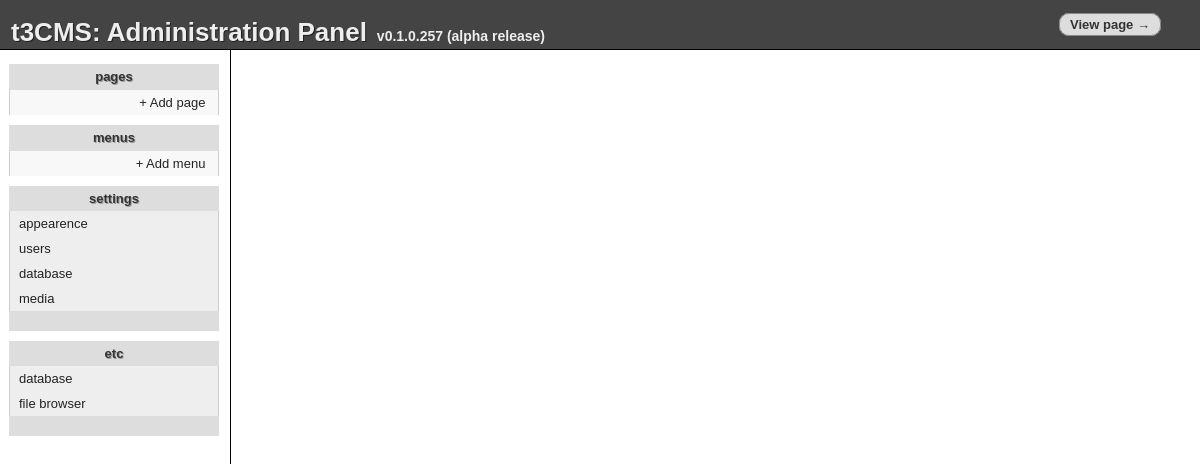
The app's page /admin.php, older data.
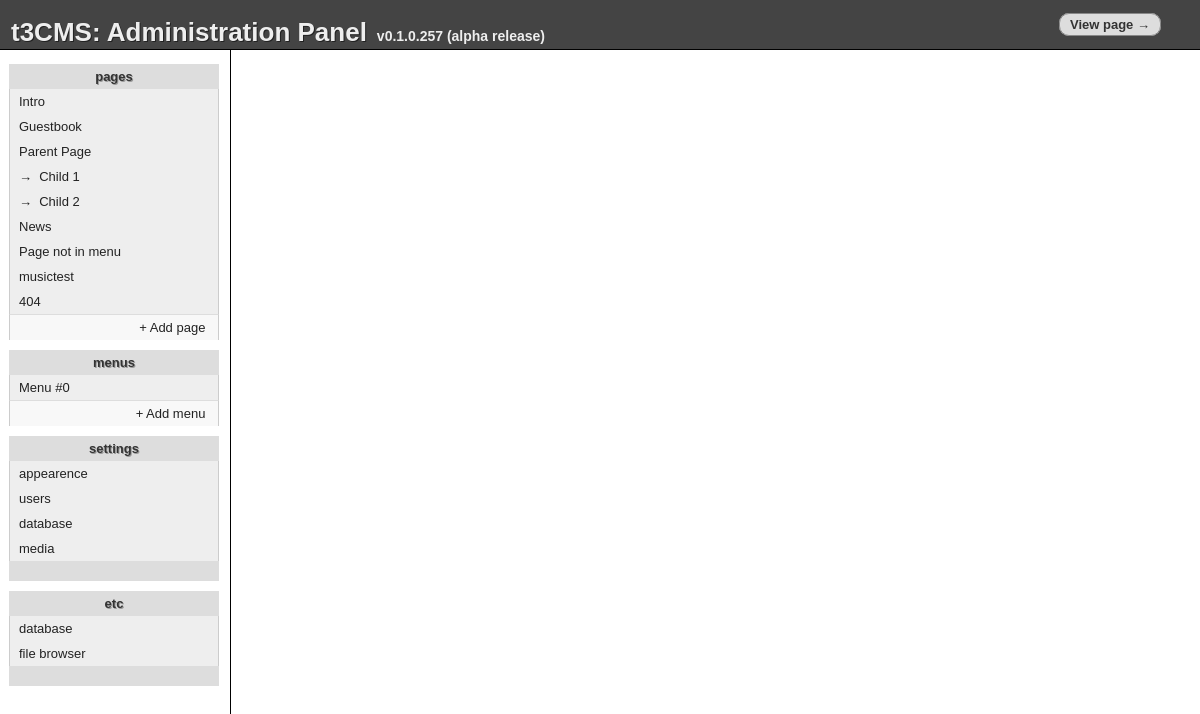
The same page, newer data.
### tables this page shows
CREATE TABLE "sora_pages" ("id" INTEGER PRIMARY KEY  NOT NULL ,"name" TEXT,"type" TEXT,"content" TEXT,"title" TEXT,"sub" TEXT DEFAULT _ , "special" INTEGER DEFAULT 0);

CREATE TABLE "sora_menus" ("id" INTEGER PRIMARY KEY  AUTOINCREMENT  NOT NULL , "menu" INTEGER NOT NULL  DEFAULT 0, "label" TEXT, "type" TEXT DEFAULT page, "link" TEXT, "sorting" INTEGER DEFAULT 0);

### inc/inc.settings.php (called while the page is built)
<?php
$_S['pageName'] = 't3cmsTestAlpha';
$_S['pageRoot'] = 'http://tofu3.ath.cx/t3cms/';
$_S['dbType'] = 'sqlite';
$_S['dbName'] = '';
$_S['dbPath'] = 'db/alpha.db';
$_S['dbUser'] = '';
$_S['dbPass'] = '';
$_S['dbPrfix'] = 'sora_';
$_S['dbConnectionString'] = $_S['dbType'].':'.$_S['dbPath'];
?>

### inc/inc.db.php (called while the page is built, shortened)
<?php
 $_DBp = $_S['dbPrfix'];
?>

### inc/inc.admin.php (the view, shortened to what this page needs)
<?php
 include_once('inc/inc.settings.php');
 include_once('inc/inc.db.php');
 function a_do_pages($sub = '_', $lvl = 0){
    global $_DB, $_DBp;
    $active_page = $_GET['page'];
    foreach ($_DB->query("SELECT * FROM {$_DBp}pages where sub='$sub' ORDER BY special,id") as $r){
        $spacing = str_repeat('&rarr;&nbsp;&nbsp;',$lvl);
        $active = $active_page==$r['name']?' active':'';
        print "   <a href=\"?edit=page&page={$r['name']}\" class=\"$active\">$spacing{$r['title']}</a>\n";
        a_do_pages($r['name'], $lvl+1);
    }
 }
 function a_do_menus(){
    global $_DB, $_DBp;
	$a = array();
    foreach ($_DB->query("SELECT * FROM {$_DBp}menus") as $r){
		if (! in_array($r['menu'],$a)){
			print "   <a href=\"?edit=menu&menu={$r['menu']}\">Menu #{$r['menu']}</a>\n";
			$a[] = $r['menu'];
		}
    }
 }
?>

### admin.php (shortened to what this page needs)
<?php
 include_once("inc/inc.admin.php");
?>
<html>
 <head>
  <link rel="stylesheet" href="etc/admin.css" type="text/css" />
 </head>
 <body onload="init_mce('full')">
  <table id="tcont" cellspacing="0" border="0">
   <tr>
    <td id="thead" colspan="2">
     <table style="width:100%;height:100%;" cellspacing="0" cellpadding="0">
      <tr>
       <td style="vertical-align:bottom"><h1>t3CMS: Administration Panel</h1><h2>v0.1.0.257 (alpha release)</h2></td>
       <td width="140" style="vertical-align:middle;"><a href="." class="butlink" style="margin-right:16px">View page &rarr;</a></td>
      </tr>
     </table>
    </td>
   </tr>
   <tr>
    <td id="tmenu">
     <div>
      <b>pages</b>
<?php a_do_pages() ?>
      <a class="add" href="?edit=page&page=_new&tab=add">+ Add page&nbsp;</a>
      <b>menus</b>
<?php a_do_menus() ?>
      <a class="add" href="?edit=menu&menu=_new&tab=add">+ Add menu&nbsp;</a>
      <b>settings</b>
      <a href="?edit=setting&setting=appearence">appearence</a>
      <a href="?edit=setting&setting=users">users</a>
      <a href="?edit=setting&setting=database">database</a>
      <a href="?edit=setting&setting=appearence">media</a>
      <b class="end">&nbsp;</b>
      <b>etc</b>
      <a href="?special=database">database</a>
      <a href="?special=filebrowser">file browser</a>
      <b class="end">&nbsp;</b>
     </div>
    </td>
    <td id="tmain">
    </td>
   </tr>
  </table>
 </body>
</html>

### etc/admin.css (style rules this page uses)
html,body { width:100%;height:100%;margin:0px }
* { font-family:sans-serif; font-size: 13px }
#tcont { width:100%;height:100%; }
#thead { height: 50px;border-bottom: 1px black solid; background-color: #444 }
#thead h1 { margin:0px;margin-left: 10px; color: #eee;font-size:26px; text-shadow: #222 1px 1px;display:inline }
#thead h2 { margin:0px;font-size:14px;color:#eee;display:inline;margin-left:10px }
#thead table tr td { vertical-align: middle }
#tmenu { width:220px; padding: 5px; padding-top:0px; vertical-align: top; border-right: 1px black solid; font-family: sans-serif; font-size: 13px }
#tmenu a { color: #222; text-decoration: none; display: block; width: 190px; background: #eee; padding: 5 9 5 9px; border: 1px #ccc solid; border-width: 0 1 0 1px }
#tmenu a.add { border-top: 1px #ddd solid; background: #f8f8f8; text-align: right; border-radius: 0 0 10 10px; -moz-border-radius: 0 0 10 10px }
#tmenu b { margin-top: 10px; color:#333; background: #ddd; text-align: center; display: block; width: 210px; padding: 5 0 5 0px; text-shadow: #999 1px 1px; border-radius: 10 10 0 0px; -moz-border-radius: 10 10 0 0px }
#tmenu b.end { border-radius: 0 0 10 10px; -moz-border-radius: 0 0 10 10px; margin-top: 0px; height: 10px; }
#tmenu div { padding:4px;overflow:hidden }
.butlink { display:inline; padding:3px; margin: 0px; padding-left: 10px; padding-right: 10px; -moz-border-radius: 10px; border-radius: 10px; border: 1px #888 solid; background: #ddd; color: #333; text-align: center; font-weight: bold; font-size: small; text-decoration: none; }

Row changes from the older to the newer data that the page shows:
added sora_pages: title "Intro", shown under "v0.1.0.257 (alpha release)"
added sora_pages: title "Guestbook", shown under "v0.1.0.257 (alpha release)"
added sora_pages: title "Parent Page", shown under "v0.1.0.257 (alpha release)"
added sora_pages: spacing "→", title "Child 1", shown under "Parent Page"
added sora_pages: spacing "→", title "Child 2", shown under "Parent Page"
added sora_pages: title "News", shown under "v0.1.0.257 (alpha release)"
added sora_pages: title "Page not in menu", shown under "v0.1.0.257 (alpha release)"
added sora_pages: title "musictest", shown under "v0.1.0.257 (alpha release)"
added sora_pages: title "404", shown under "v0.1.0.257 (alpha release)"
added sora_menus: menu "0"
